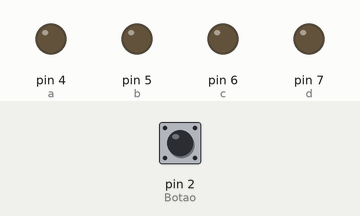
Simulated run of this sketch. Board: Arduino Uno, built with avr-gcc and run on an emulated ATmega328P. Parts: output pins drawn as LEDs (lit = HIGH). The inputs (shaded band) are chosen by the test bench; at power-on: pin 2 (Botao) LOW. Random numbers use the default seed unless the sketch sets one.

Above: at 1.2 s.
1.3 s: pin 2 (Botao) pulled HIGH for 3.2 s
At 4.7 s:
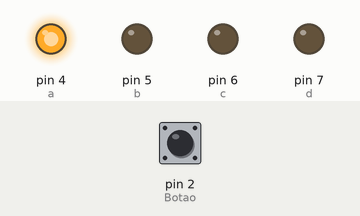
6.0 s: pin 2 (Botao) pulled HIGH for 0.15 s
At 7.2 s:
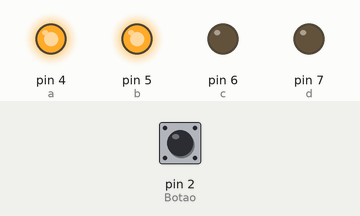
7.6 s: pin 2 (Botao) pulled HIGH for 3.2 s
At 11.9 s:
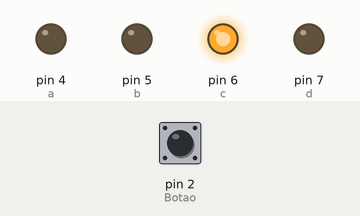
12.3 s: pin 2 (Botao) pulled HIGH for 1 s
At 13.6 s:
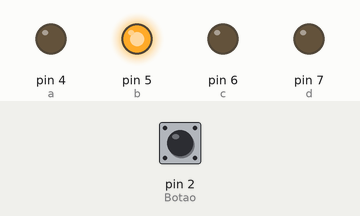
Timing chart, 0 to 15.3 s (numbered marks = the images above; inputs shaded):
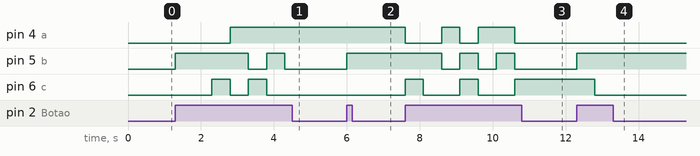

Measured:
- after the input at 1.3 s, pin 4 (a): LOW → HIGH after 1.5 s; pin 5 (b): LOW → HIGH at once, → LOW 2.0 s later, → HIGH 0.50 s later, → LOW 0.50 s later; pin 6 (c): alternates HIGH for 0.50 s and LOW for 0.50 s, 4 changes in all, then stays LOW, starting after 1.0 s
- after the input at 6.0 s, pin 5 (b): LOW → HIGH at once
- after the input at 7.6 s, pin 4 (a): goes LOW 1.0 s, HIGH 0.50 s, LOW 0.50 s, HIGH 1.0 s, then LOW, starting at once; pin 5 (b): alternates HIGH for 0.50 s and LOW for 0.50 s, 5 changes in all, then stays LOW, starting after 1.0 s; pin 6 (c): alternates HIGH for 0.50 s and LOW for 1.0 s, starting at once
- after the input at 12.3 s, pin 5 (b): LOW → HIGH at once; pin 6 (c): HIGH → LOW after 0.50 s

The sketch:

exerc5.ino
```cpp
long randNum;
const int a = 4;
const int b = 5;
const int c = 6;
const int d = 7;
const int Botao= 2;
int EstadoBotao = 0;

void setup(){
  pinMode(a, OUTPUT);
  pinMode(b, OUTPUT);
  pinMode(c, OUTPUT);
  pinMode(d, OUTPUT);
  pinMode(Botao, INPUT);
  randomSeed(digitalRead(Botao));
}

void loop(){
  EstadoBotao = digitalRead(Botao);
  if(EstadoBotao == HIGH){
    printRandom();
    delay(500);
  }
}

void printRandom(){
      randNum = random(0,6) + 1;
    switch(randNum){
      case 1:
        printUm();
        break;
      case 2:
        printDois();
        break;
      case 3:
        printTres();
        break;
      case 4:
        printQuatro();
        break;
      case 5:
        printCinco();
        break;
      case 6:
        printSeis();
        break;
      default:
        break;
    }
}

void printZero(){
  //0
  digitalWrite(a,LOW);
  digitalWrite(b,LOW);
  digitalWrite(c,LOW);
  digitalWrite(d,LOW);
}

void printUm(){
  //1
  digitalWrite(a,HIGH);
  digitalWrite(b,LOW);
  digitalWrite(c,LOW);
  digitalWrite(d,LOW);
}

void printDois(){
  //2
  digitalWrite(a,LOW);
  digitalWrite(b,HIGH);
  digitalWrite(c,LOW);
  digitalWrite(d,LOW);
}

void printTres(){
  //3
  digitalWrite(a,HIGH);
  digitalWrite(b,HIGH);
  digitalWrite(c,LOW);
  digitalWrite(d,LOW);
}

void printQuatro(){
  //4
  digitalWrite(a,LOW);
  digitalWrite(b,LOW);
  digitalWrite(c,HIGH);
  digitalWrite(d,LOW);
}

void printCinco(){
  //5
  digitalWrite(a,HIGH);
  digitalWrite(b,LOW);
  digitalWrite(c,HIGH);
  digitalWrite(d,LOW);
}

void printSeis(){
  //6
  digitalWrite(a,LOW);
  digitalWrite(b,HIGH);
  digitalWrite(c,HIGH);
  digitalWrite(d,LOW);
}

void scrumble(){

}
```
